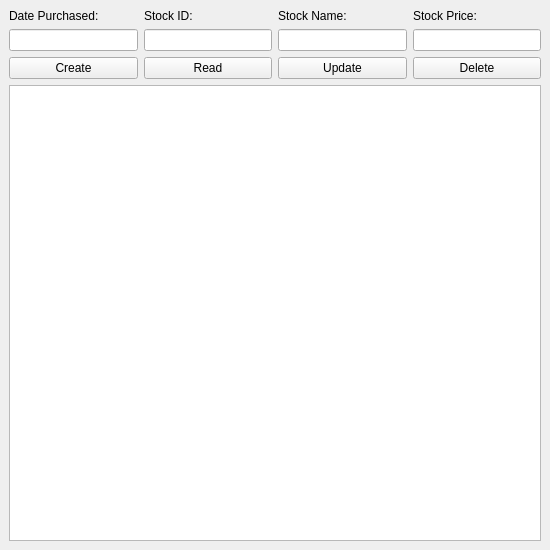
<?xml version="1.0" encoding="UTF-8"?>
<ui version="4.0">
 <class>CSVwindow</class>
 <widget class="QMainWindow" name="CSVwindow">
  <property name="geometry">
   <rect>
    <x>0</x>
    <y>0</y>
    <width>550</width>
    <height>550</height>
   </rect>
  </property>
  <property name="windowTitle">
   <string>MainWindow</string>
  </property>
  <widget class="QWidget" name="centralwidget">
   <layout class="QGridLayout" name="gridLayout">
    <item row="3" column="0">
     <widget class="QListView" name="listView"/>
    </item>
    <item row="2" column="0">
     <layout class="QHBoxLayout" name="horizontalLayout">
      <item>
       <widget class="QPushButton" name="pushButton">
        <property name="text">
         <string>Create</string>
        </property>
       </widget>
      </item>
      <item>
       <widget class="QPushButton" name="pushButton_2">
        <property name="text">
         <string>Read</string>
        </property>
       </widget>
      </item>
      <item>
       <widget class="QPushButton" name="pushButton_3">
        <property name="text">
         <string>Update</string>
        </property>
       </widget>
      </item>
      <item>
       <widget class="QPushButton" name="pushButton_4">
        <property name="text">
         <string>Delete</string>
        </property>
       </widget>
      </item>
     </layout>
    </item>
    <item row="0" column="0">
     <layout class="QHBoxLayout" name="horizontalLayout_2">
      <item>
       <widget class="QLabel" name="label">
        <property name="text">
         <string>Date Purchased:</string>
        </property>
       </widget>
      </item>
      <item>
       <widget class="QLabel" name="label_2">
        <property name="text">
         <string>Stock ID:</string>
        </property>
       </widget>
      </item>
      <item>
       <widget class="QLabel" name="label_3">
        <property name="text">
         <string>Stock Name:</string>
        </property>
       </widget>
      </item>
      <item>
       <widget class="QLabel" name="label_4">
        <property name="text">
         <string>Stock Price:</string>
        </property>
       </widget>
      </item>
     </layout>
    </item>
    <item row="1" column="0">
     <layout class="QHBoxLayout" name="horizontalLayout_3">
      <item>
       <widget class="QLineEdit" name="lineEdit"/>
      </item>
      <item>
       <widget class="QLineEdit" name="lineEdit_2"/>
      </item>
      <item>
       <widget class="QLineEdit" name="lineEdit_3"/>
      </item>
      <item>
       <widget class="QLineEdit" name="lineEdit_4"/>
      </item>
     </layout>
    </item>
   </layout>
  </widget>
 </widget>
 <resources/>
 <connections/>
</ui>
